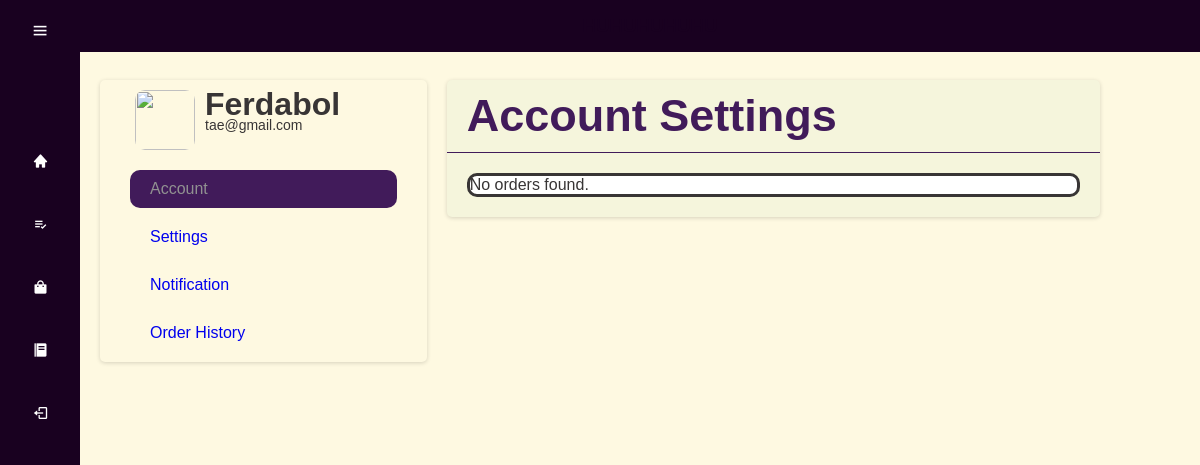
Page /SAAD/User-Page/orderhistory.php (signed in) on the earlier database version.
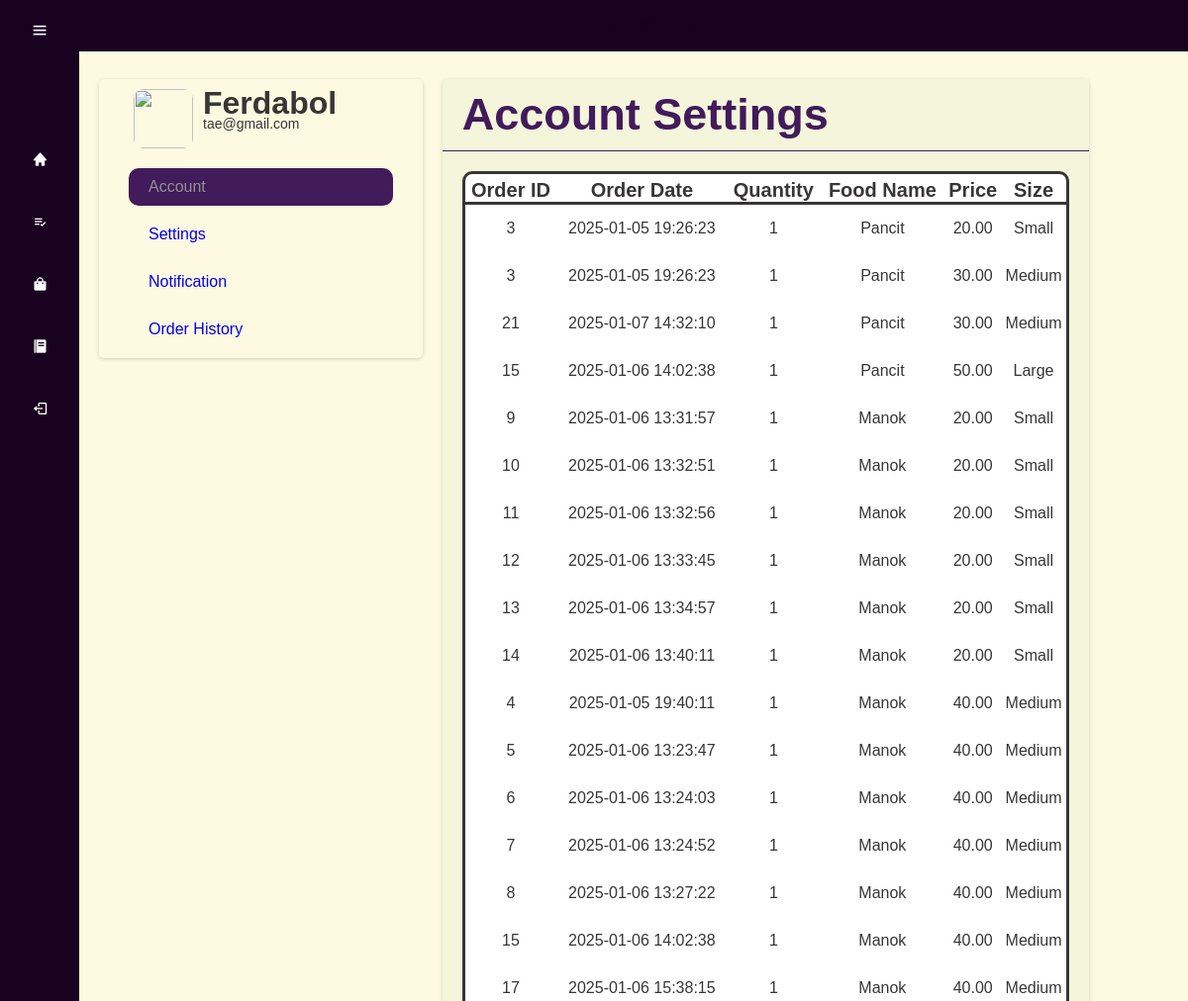
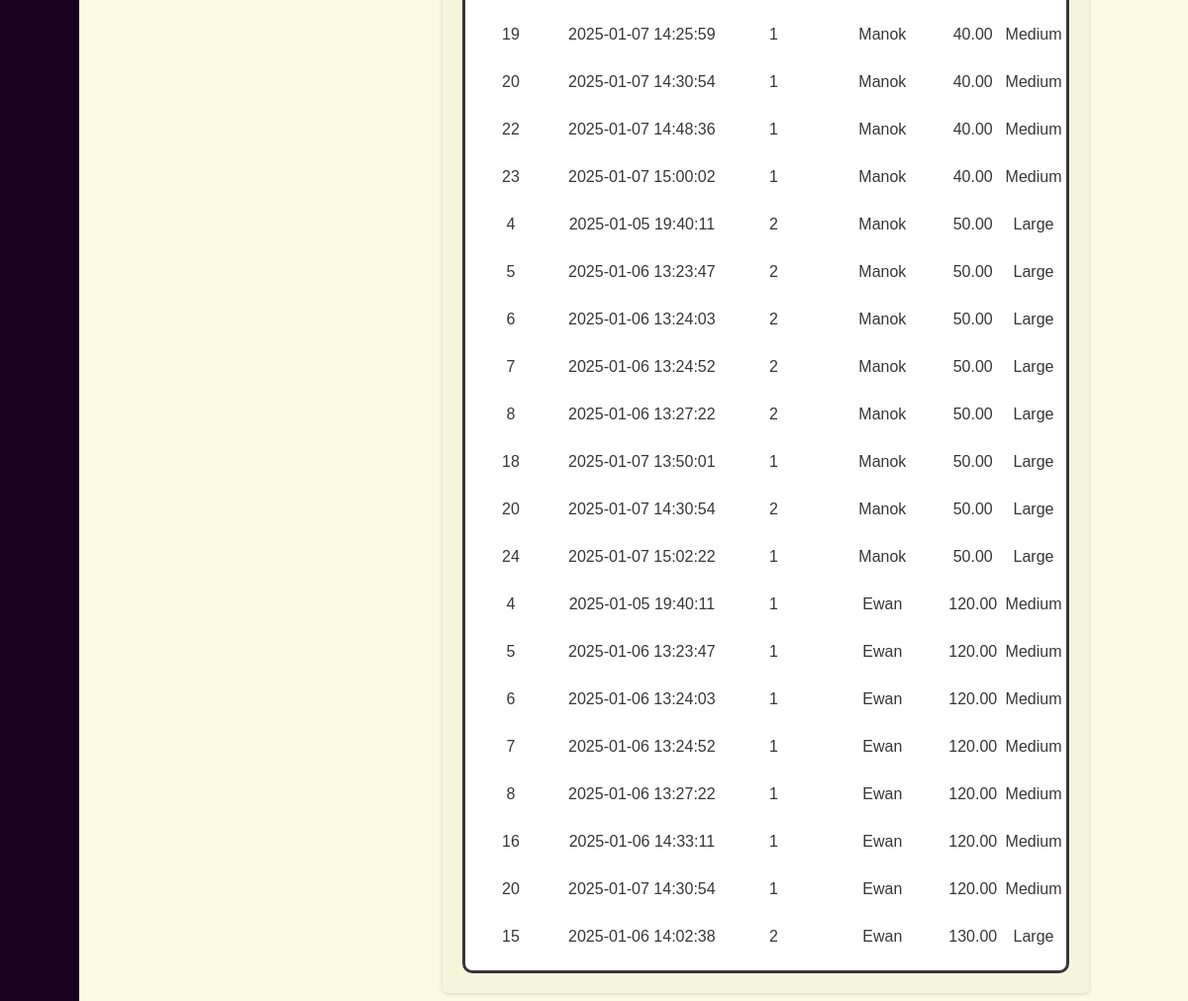
Same page on the later database version (2 pictures, top to bottom).
### tables this page shows
CREATE TABLE `orders` (
  `order_id` int(11) NOT NULL,
  `user_id` int(11) NOT NULL,
  `order_date` datetime DEFAULT current_timestamp(),
  `total_price` decimal(10,2) DEFAULT NULL,
  `status` varchar(20) DEFAULT 'pending'
);

CREATE TABLE `order_items` (
  `order_item_id` int(11) NOT NULL,
  `order_id` int(11) NOT NULL,
  `pricing_id` int(11) NOT NULL,
  `quantity` int(11) NOT NULL
);

CREATE TABLE `food` (
  `food_id` int(10) NOT NULL,
  `Name` varchar(20) NOT NULL,
  `Description` varchar(50) NOT NULL,
  `Image` varchar(50) NOT NULL,
  `Time` varchar(20) NOT NULL,
  `category` varchar(50) NOT NULL DEFAULT 'Uncategorized'
);

CREATE TABLE `food_size_pricing` (
  `pricing_id` int(11) NOT NULL,
  `food_id` int(11) NOT NULL,
  `size_id` int(11) NOT NULL,
  `price` decimal(10,2) NOT NULL
);

CREATE TABLE `size` (
  `size_id` int(11) NOT NULL,
  `size_name` varchar(50) NOT NULL
);

### SAAD/User-Page/orderhistory.php (the view, shortened to what this page needs)
<!DOCTYPE html>
<html lang="en">
<head>
    <link rel="stylesheet" type="text/css" href="css/menu.css">
    <link href='https://unpkg.com/boxicons@2.1.4/css/boxicons.min.css' rel='stylesheet'>
</head>
<body>
    <h3 class="head-t">HUHUHUHUHU</h3>
    <div class="sidebar">
        <div class="top">
            <i class="bx bx-menu" id="btn"></i>
        </div>
        <div class="user">
            <div>
            </div>
        </div>
        <ul>
            <li>
                <a href="#">
                    <i class="bx bxs-home"></i>
                </a>
            </li>
            <li>
                <a href="menu.php">
                    <i class="bx bx-list-check"></i>
                </a>
            </li>
            <li>
                <a href="profile.php">
                    <i class="bx bxs-shopping-bag"></i>
                </a>
            </li>
            <li>
                <a href="#">
                    <i class="bx bxs-food-menu"></i>
                </a>
            </li>
            <li>
                <a href="login.php">
                    <i class="bx bx-log-out"></i>
                </a>
            </li>
        </ul>
    </div>
    <div class="profile-container">
        <div class="profile">
            <div class="profile-header">
                <img class="profile-img" src="sample.jpg">
                <div class="profile-text-container">
                    <h1 class="profile-tile">Ferdabol</h1>
                    <p class="profile-email">tae@gmail.com</p>
                </div>
            </div>
            <div class="account-info">
                <a href="profile.php" class="account-link"><span class="fa solid fa-user account-icon"></span>Account</a>
                <a href="settings.php" class="account-link"><span class="fa solid fa-gear account-icon"></span>Settings</a>
                <a href="#" class="account-link"><span class="fa solid fa-bell account-icon"></span>Notification</a>
                <a href="orderhistory.php" class="account-link"><span class="fa solid fa-user account-icon"></span>Order History</a>
            </div>
        </div>
        <form class="account" method="post">
            <div class="account-header">
                <h1 class="account-title">Account Settings</h1>
            </div>
            <div class="history-container">
                <div class="history-box">
                    <?php
                    include('connection.php');
                    $user_id = $_SESSION['userinfo']['user_id'];
                    $sql = "SELECT o.order_id, o.order_date, oi.quantity, f.Name, fs.price, s.size_name
                            FROM orders o
                            JOIN order_items oi ON o.order_id = oi.order_id
                            JOIN food_size_pricing fs ON oi.pricing_id = fs.pricing_id
                            JOIN food f ON fs.food_id = f.food_id
                            JOIN size s ON fs.size_id = s.size_id
                            WHERE o.user_id = '$user_id'";
                    $result = $conn->query($sql);
                    if ($result->num_rows > 0) {
                        echo '<table class="history-header">';
                        echo '<tr class="h-header">';
                        echo '<th>Order ID</th>';
                        echo '<th>Order Date</th>';
                        echo '<th>Quantity</th>';
                        echo '<th>Food Name</th>';
                        echo '<th>Price</th>';
                        echo '<th>Size</th>';
                        echo '</tr>';
                        while ($row = $result->fetch_assoc()) {
                            echo '<tr>';
                            echo '<td>' . $row['order_id'] . '</td>';
                            echo '<td>' . $row['order_date'] . '</td>';
                            echo '<td>' . $row['quantity'] . '</td>';
                            echo '<td>' . $row['Name'] . '</td>';
                            echo '<td>' . $row['price'] . '</td>';
                            echo '<td>' . $row['size_name'] . '</td>';
                            echo '</tr>';
                        }
                        echo '</table>';
                    } else {
                        echo 'No orders found.';
                    }
                    ?>
                </div>
            </div>
        </form>
    </div>
</body>
</html>

Differences in the rows shown:
added orders: order_id "3", order_date "2025-01-05 19:26:23", order_items.quantity "1", food.Name "Pancit", food_size_pricing.price "20.00", size.size_name "Small", food_size_pricing.price "30.00", size.size_name "Medium"
added orders: order_id "21", order_date "2025-01-07 14:32:10", order_items.quantity "1", food.Name "Pancit", food_size_pricing.price "30.00", size.size_name "Medium"
added orders: order_id "15", order_date "2025-01-06 14:02:38", order_items.quantity "1", food.Name "Pancit", food_size_pricing.price "50.00", size.size_name "Large", food.Name "Manok", food_size_pricing.price "40.00", size.size_name "Medium", order_items.quantity "2", food.Name "Ewan", food_size_pricing.price "130.00"
added orders: order_id "9", order_date "2025-01-06 13:31:57", order_items.quantity "1", food.Name "Manok", food_size_pricing.price "20.00", size.size_name "Small"
added orders: order_id "10", order_date "2025-01-06 13:32:51", order_items.quantity "1", food.Name "Manok", food_size_pricing.price "20.00", size.size_name "Small"
added orders: order_id "11", order_date "2025-01-06 13:32:56", order_items.quantity "1", food.Name "Manok", food_size_pricing.price "20.00", size.size_name "Small"
added orders: order_id "12", order_date "2025-01-06 13:33:45", order_items.quantity "1", food.Name "Manok", food_size_pricing.price "20.00", size.size_name "Small"
added orders: order_id "13", order_date "2025-01-06 13:34:57", order_items.quantity "1", food.Name "Manok", food_size_pricing.price "20.00", size.size_name "Small"
added orders: order_id "14", order_date "2025-01-06 13:40:11", order_items.quantity "1", food.Name "Manok", food_size_pricing.price "20.00", size.size_name "Small"
added orders: order_id "4", order_date "2025-01-05 19:40:11", order_items.quantity "1", food.Name "Manok", food_size_pricing.price "40.00", size.size_name "Medium", order_items.quantity "2", food_size_pricing.price "50.00", size.size_name "Large", food.Name "Ewan", food_size_pricing.price "120.00"
added orders: order_id "5", order_date "2025-01-06 13:23:47", order_items.quantity "1", food.Name "Manok", food_size_pricing.price "40.00", size.size_name "Medium", order_items.quantity "2", food_size_pricing.price "50.00", size.size_name "Large", food.Name "Ewan", food_size_pricing.price "120.00"
added orders: order_id "6", order_date "2025-01-06 13:24:03", order_items.quantity "1", food.Name "Manok", food_size_pricing.price "40.00", size.size_name "Medium", order_items.quantity "2", food_size_pricing.price "50.00", size.size_name "Large", food.Name "Ewan", food_size_pricing.price "120.00"
added orders: order_id "7", order_date "2025-01-06 13:24:52", order_items.quantity "1", food.Name "Manok", food_size_pricing.price "40.00", size.size_name "Medium", order_items.quantity "2", food_size_pricing.price "50.00", size.size_name "Large", food.Name "Ewan", food_size_pricing.price "120.00"
added orders: order_id "8", order_date "2025-01-06 13:27:22", order_items.quantity "1", food.Name "Manok", food_size_pricing.price "40.00", size.size_name "Medium", order_items.quantity "2", food_size_pricing.price "50.00", size.size_name "Large", food.Name "Ewan", food_size_pricing.price "120.00"
added orders: order_id "17", order_date "2025-01-06 15:38:15", order_items.quantity "1", food.Name "Manok", food_size_pricing.price "40.00", size.size_name "Medium"
added orders: order_id "19", order_date "2025-01-07 14:25:59", order_items.quantity "1", food.Name "Manok", food_size_pricing.price "40.00", size.size_name "Medium"
added orders: order_id "20", order_date "2025-01-07 14:30:54", order_items.quantity "1", food.Name "Manok", food_size_pricing.price "40.00", size.size_name "Medium", order_items.quantity "2", food_size_pricing.price "50.00", size.size_name "Large", food.Name "Ewan", food_size_pricing.price "120.00"
added orders: order_id "22", order_date "2025-01-07 14:48:36", order_items.quantity "1", food.Name "Manok", food_size_pricing.price "40.00", size.size_name "Medium"
added orders: order_id "23", order_date "2025-01-07 15:00:02", order_items.quantity "1", food.Name "Manok", food_size_pricing.price "40.00", size.size_name "Medium"
added orders: order_id "18", order_date "2025-01-07 13:50:01", order_items.quantity "1", food.Name "Manok", food_size_pricing.price "50.00", size.size_name "Large"
added orders: order_id "24", order_date "2025-01-07 15:02:22", order_items.quantity "1", food.Name "Manok", food_size_pricing.price "50.00", size.size_name "Large"
added orders: order_id "16", order_date "2025-01-06 14:33:11", order_items.quantity "1", food.Name "Ewan", food_size_pricing.price "120.00", size.size_name "Medium"
Other differences:
text no longer shown: "No orders found."
text now shown: "Order ID Order Date Quantity Food Name Price Size"
